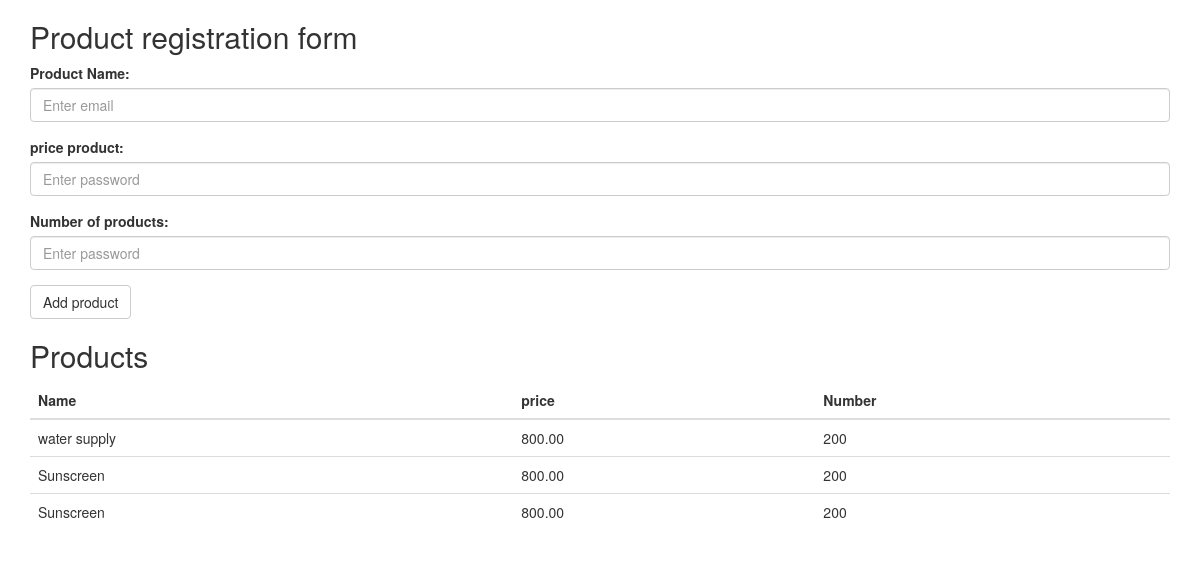
The app's page /store/crud/, older data.
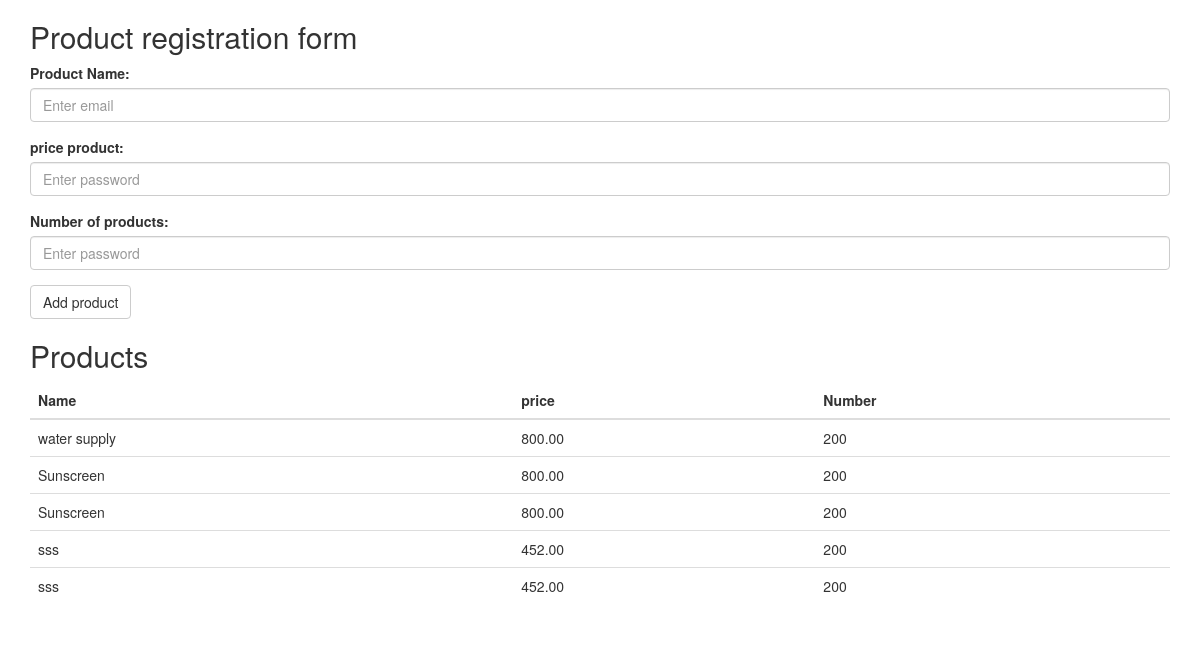
The same page, newer data.
### products/models.py (models this page shows, shortened)
class Product(models.Model):
    name = models.CharField(max_length=100)
    price = models.DecimalField(max_digits=10, decimal_places=2)
    number = models.IntegerField()

### products/views.py (the view)
# urls.py: path('crud/', views.crud, name='store'),
def crud(request):
    """
    products3 = models.Product.objects.filter(id=3).first()
    products3.name = 'water supply'
    products3.save()
    """
    """
    products3 = models.Product.objects.filter(id=7).first()
    products3.delete()
    """
    products2 = models.Product.objects.all()
    return render(request,'index.html',context={'products2':products2})

### products/templates/index.html (shortened to what this page needs)
<!DOCTYPE html>
<html lang="en">
<head>
  <link rel="stylesheet" href="https://maxcdn.bootstrapcdn.com/bootstrap/3.4.1/css/bootstrap.min.css">
  <link rel="stylesheet" href="https://maxcdn.bootstrapcdn.com/bootstrap/3.4.1/css/bootstrap.min.css">
</head>
<body>
<div class="container">
  <h2>Product registration form</h2>
  <form action="/store/create/" method="post">
    <div class="form-group">
      <label for="name">Product Name:</label>
      <input type="text" class="form-control" id="name" placeholder="Enter email" name="name">
    </div>
    <div class="form-group">
      <label for="price">price product:</label>
      <input type="text" class="form-control" id="price" placeholder="Enter password" name="price">
    </div>
 <div class="form-group">
      <label for="number">Number of products:</label>
      <input type="text" class="form-control" id="number" placeholder="Enter password" name="number">
    </div>
    <button type="submit" class="btn btn-default">Add product</button>
  </form>
</div>
<div class="container">
  <h2>Products</h2>
  <table class="table">
    <thead>
      <tr>
        <th>Name</th>
        <th>price</th>
        <th>Number</th>
      </tr>
    </thead>
    <tbody>
    {% for i in products2 %}
      <tr>
        <td>{{ i.name }}</td>
        <td>{{ i.price }}</td>
        <td>{{ i.number }}</td>
      </tr>
    {% endfor %}
    </tbody>
  </table>
</div>
</body>
</html>

Row changes from the older to the newer data that the page shows:
added Product: name "sss", price "452.00", number "200"
added Product: name "sss", price "452.00", number "200"
